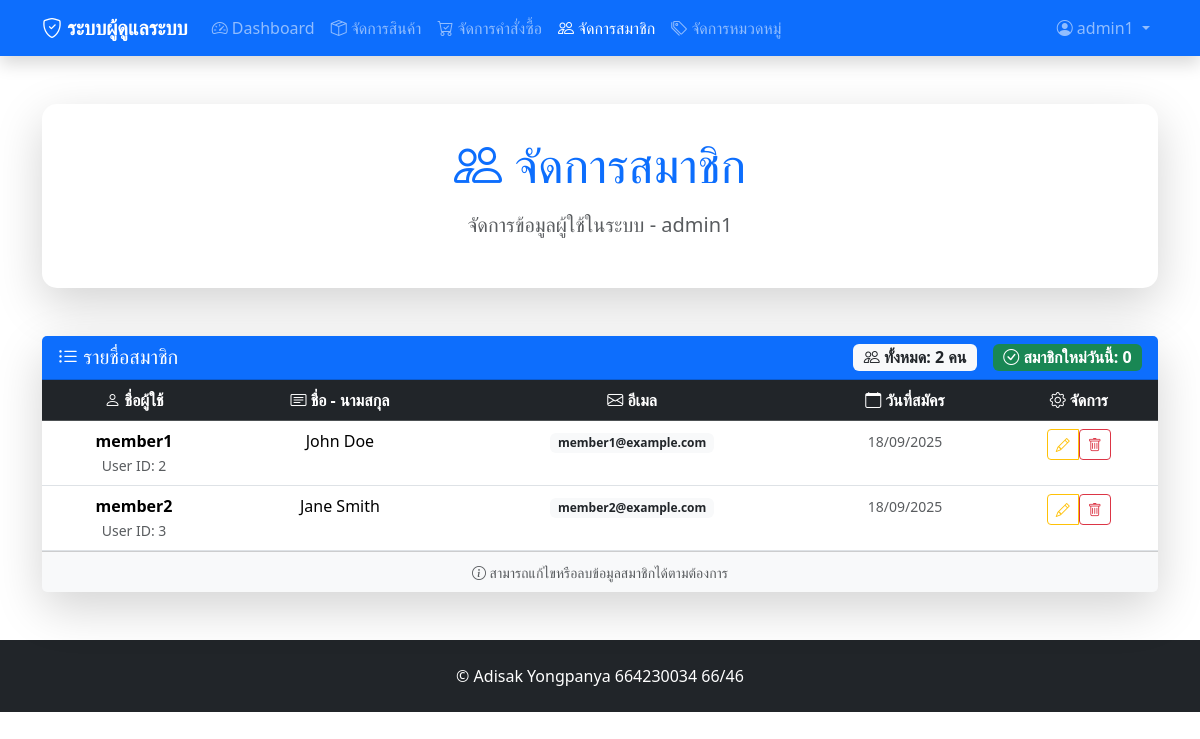
Before: /admin/users.php (signed in) with the older database file.
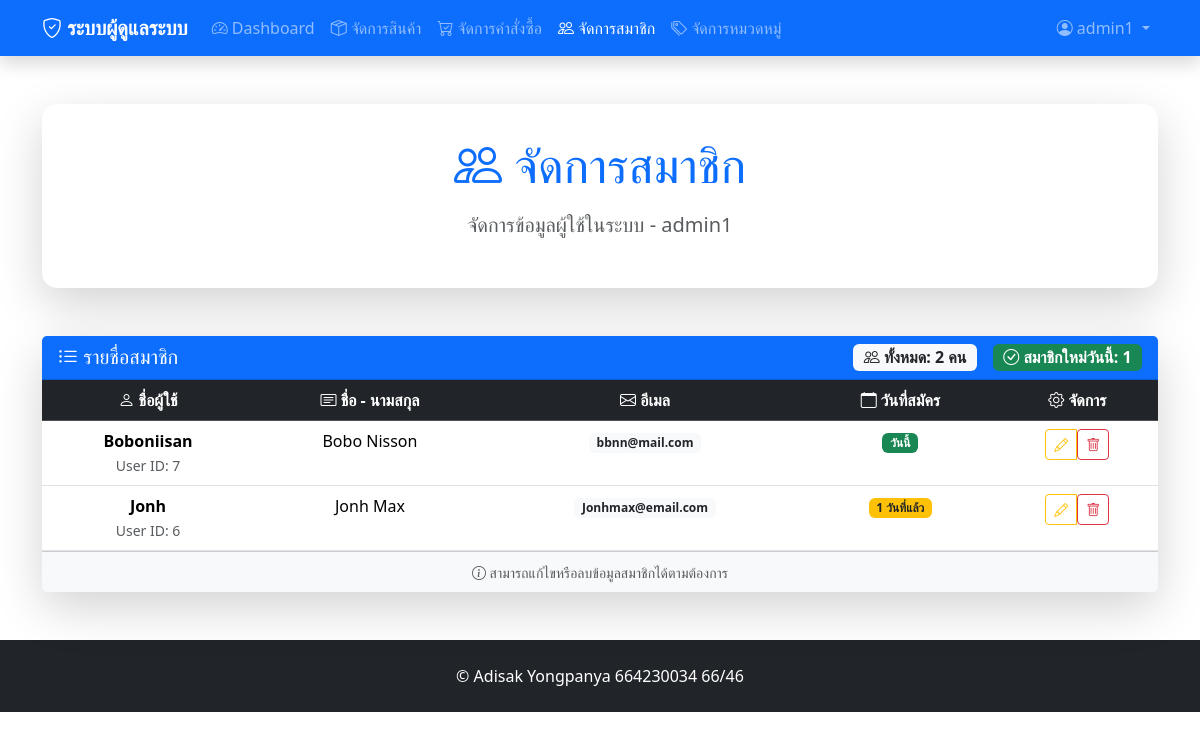
After: the same page with the newer database file.
### tables this page shows
CREATE TABLE `users` (
  `user_id` int(11) NOT NULL,
  `username` varchar(50) NOT NULL,
  `password` varchar(255) NOT NULL,
  `email` varchar(100) NOT NULL,
  `full_name` varchar(100) DEFAULT NULL,
  `role` enum('admin','member') DEFAULT 'member',
  `created_at` timestamp NOT NULL DEFAULT current_timestamp()
);

### admin/users.php (the view, shortened to what the changed rows need)
<?php
require_once '../config.php';
$stmt = $conn->prepare("SELECT * FROM users WHERE role = 'member' ORDER BY created_at DESC");
$stmt->execute();
$users = $stmt->fetchAll(PDO::FETCH_ASSOC);
?>
<!DOCTYPE html>
<html lang="th">
<head>
    <link href="https://cdn.jsdelivr.net/npm/bootstrap@5.3.7/dist/css/bootstrap.min.css" rel="stylesheet">
    <link href="https://cdn.jsdelivr.net/npm/bootstrap-icons@1.10.0/font/bootstrap-icons.css" rel="stylesheet">
</head>
<body>
    <div class="container mt-5">
        <div class="row mb-5">
            <div class="col-12">
                <div class="card admin-card shadow-lg">
                    <div class="card-body">
                        <h1 class="display-5 text-primary mb-3">
                            <i class="bi bi-people"></i> จัดการสมาชิก
                        </h1>
                    </div>
                </div>
            </div>
        </div>
        <div class="row">
            <div class="col-12">
                <?php if (count($users) === 0): ?>
                    <div class="card admin-card shadow-lg">
                        <div class="card-body text-center py-5">
                            <div class="admin-icon text-muted">
                                <i class="bi bi-person-x"></i>
                            </div>
                            <h3 class="text-muted">ยังไม่มีสมาชิกในระบบ</h3>
                            <p class="text-muted">เมื่อมีผู้ใช้สมัครสมาชิก รายชื่อจะแสดงที่นี่</p>
                        </div>
                    </div>
                <?php else: ?>
                    <div class="card admin-card shadow-lg">
                        <div class="card-header bg-primary text-white">
                            <div class="d-flex justify-content-between align-items-center">
                                <h5 class="mb-0">
                                    <i class="bi bi-list-ul"></i> รายชื่อสมาชิก
                                </h5>
                                <div class="d-flex gap-3">
                                    <div class="badge bg-light text-dark fs-6">
                                        <i class="bi bi-people"></i> ทั้งหมด: <?= count($users) ?> คน
                                    </div>
                                    <div class="badge bg-success fs-6">
                                        <i class="bi bi-check-circle"></i> สมาชิกใหม่วันนี้:
                                        <?php
                                        $today = date('Y-m-d');
                                        $newToday = array_filter($users, function($user) use ($today) {
                                            return date('Y-m-d', strtotime($user['created_at'])) === $today;
                                        });
                                        echo count($newToday);
                                        ?>
                                    </div>
                                </div>
                            </div>
                        </div>
                        <div class="card-body p-0">
                            <div class="table-responsive">
                                <table class="table table-hover mb-0">
                                    <thead class="table-dark">
                                        <tr>
                                            <th scope="col">
                                                <i class="bi bi-person"></i> ชื่อผู้ใช้
                                            </th>
                                            <th scope="col">
                                                <i class="bi bi-card-text"></i> ชื่อ - นามสกุล
                                            </th>
                                            <th scope="col">
                                                <i class="bi bi-envelope"></i> อีเมล
                                            </th>
                                            <th scope="col">
                                                <i class="bi bi-calendar"></i> วันที่สมัคร
                                            </th>
                                            <th scope="col" class="text-center">
                                                <i class="bi bi-gear"></i> จัดการ
                                            </th>
                                        </tr>
                                    </thead>
                                    <tbody>
                                        <?php foreach ($users as $user): ?>
                                            <tr>
                                                <td>
                                                    <div>
                                                        <strong><?= htmlspecialchars($user['username']) ?></strong>
                                                        <br>
                                                        <small class="text-muted">User ID: <?= $user['user_id'] ?></small>
                                                    </div>
                                                </td>
                                                <td>
                                                    <?php if ($user['full_name']): ?>
                                                        <?= htmlspecialchars($user['full_name']) ?>
                                                    <?php else: ?>
                                                        <span class="text-muted fst-italic">ไม่ระบุ</span>
                                                    <?php endif; ?>
                                                </td>
                                                <td>
                                                    <span class="badge bg-light text-dark">
                                                        <?= htmlspecialchars($user['email']) ?>
                                                    </span>
                                                </td>
                                                <td>
                                                    <?php
                                                    $createdAt = new DateTime($user['created_at']);
                                                    $now = new DateTime();
                                                    $diff = $now->diff($createdAt);
                                                    if ($diff->days == 0) {
                                                        echo '<span class="badge bg-success">วันนี้</span>';
                                                    } elseif ($diff->days <= 7) {
                                                        echo '<span class="badge bg-warning text-dark">' . $diff->days . ' วันที่แล้ว</span>';
                                                    } else {
                                                        echo '<small class="text-muted">' . date('d/m/Y', strtotime($user['created_at'])) . '</small>';
                                                    }
                                                    ?>
                                                </td>
                                                <td class="text-center">
                                                    <div class="btn-group" role="group">
                                                        <a href="edit_user.php?id=<?= $user['user_id'] ?>"
                                                            class="btn btn-sm btn-outline-warning"
                                                            title="แก้ไขข้อมูล">
                                                            <i class="bi bi-pencil"></i>
                                                        </a>
                                                                <form action="delUser_Sweet.php" method="POST" style="display:inline;">
                                                                    <button type="button" class="delete-button btn btn-outline-danger btn-sm"
                                                                            data-user-id="<?= $user['user_id'] ?>" title="ลบสมาชิก">
                                                                        <i class="bi bi-trash"></i>
                                                                    </button>
                                                                </form>
                                                    </div>
                                                </td>
                                            </tr>
                                        <?php endforeach; ?>
                                    </tbody>
                                </table>
                            </div>
                        </div>
                        <div class="card-footer bg-light text-muted text-center">
                            <small>
                                <i class="bi bi-info-circle"></i>
                                สามารถแก้ไขหรือลบข้อมูลสมาชิกได้ตามต้องการ
                            </small>
                        </div>
                    </div>
                <?php endif; ?>
            </div>
        </div>
    </div>
</body>
</html>

Changed rows visible on the page:
removed users: username "member1", user_id "2", full_name "John Doe", email "member1@example.com", created_at "18/09/2025"
removed users: username "member2", user_id "3", full_name "Jane Smith", email "member2@example.com", created_at "18/09/2025"
added users: username "Boboniisan", user_id "7", full_name "Bobo Nisson", email "bbnn@mail.com", shows "วันนี้"
added users: username "Jonh", user_id "6", full_name "Jonh Max", email "Jonhmax@email.com", created_at "1"
Other visible differences:
count($newToday): "0" → "1"
